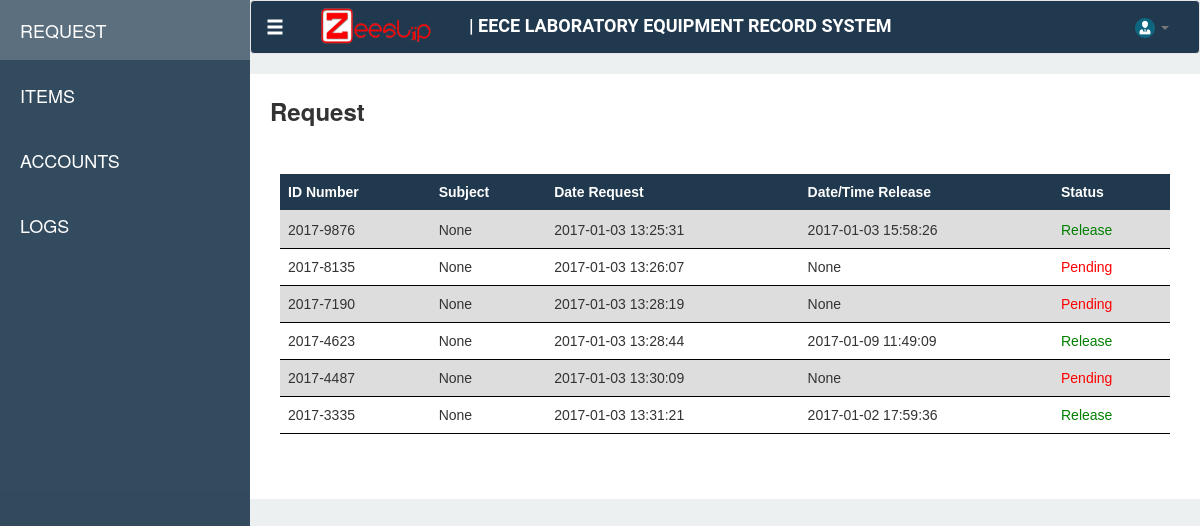
/dashboard/request, run on an earlier commit of the app's database.
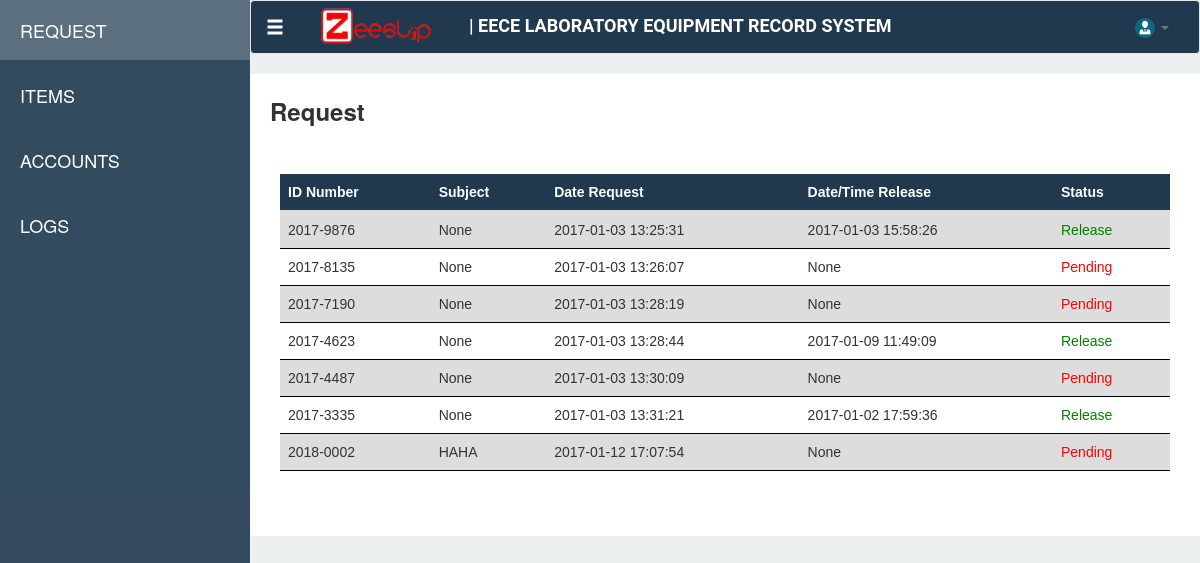
And on a later commit of the database.
### tables this page shows
CREATE TABLE "Request" ("requestId" INTEGER PRIMARY KEY  NOT NULL ,"idNumber" VARCHAR,"name" VARCHAR,"subject" VARCHAR,"requestDate" DATETIME DEFAULT (datetime(CURRENT_TIMESTAMP,'localtime')) );

### app.py (the view)
    @app.route('/dashboard/request')
    def request():
        con = sqlite3.connect("ZeeSlipv2.sqlite")
        con.row_factory = sqlite3.Row
        cur = con.cursor()
        cur.execute("SELECT Request.requestId, Request.idNumber, Request.name, Request.subject, Request.requestDate, itemId, itemCode, itemName, itemDescription, itemQuantity, itemAvailable, issueDate, returnDate FROM (SELECT BorrowedItem.itemId,itemCode,itemName,itemDescription,BorrowedItem.itemQuantity, COALESCE((Item.itemQuantity - (SELECT SUM(BorrowedItem.itemQuantity) FROM BorrowedItem WHERE Item.itemId = BorrowedItem.itemId AND requestId IN (SELECT BorrowedItem.requestId FROM BorrowedItem WHERE BorrowedItem.issueDate IS NOT NULL AND returnDate IS NULL AND Item.itemId = BorrowedItem.itemId))),Item.itemQuantity) as itemAvailable, BorrowedItem.issueDate,BorrowedItem.returnDate,BorrowedItem.requestId as request FROM BorrowedItem,Item WHERE BorrowedItem.itemId = Item.itemId) LEFT JOIN Request ON request = Request.requestId WHERE requestID IS NOT NULL AND returnDate IS NULL GROUP BY requestId")
        rows = cur.fetchall()
        return render_template('modules/request.html', req = rows)

### templates/modules/request.html (shortened to what this page needs)
{% extends "dashboard.html" %}
{% block request %}
<link type="text/css" href="{{ url_for('static', filename='css/styles.css') }}" rel="stylesheet">
<div class="request-page-def">
    <div class="row">
        <div class="col-md-2"><span class="request-text"> Request </span></div>
    </div>
    <br>
    <div  class="row" style="padding: 25px" >
    <div  class="table-responsive">
        <table class="table" id="listRequest" style="cursor: pointer">
        <thead>
            <tr>
                <th>ID Number</th>
                <th>Subject</th>
                <th>Date Request</th>
                <th>Date/Time Release</th>
                <th>Status</th>
            </tr>
            </thead>
        <tbody>
            {% for r in req %}
            <tr data-toggle="modal" data-target="#inModal" onclick="getReq({{ r[0] }})">
                <td>{{ r[1] }}</td>
                <td>{{ r[3] }}</td>
                <td>{{ r[4] }}</td>
                <td>{{ r[11] }}</td>
                {% if r[11] == None %}
                <td style="color: red">Pending</td>
                {% else %}
                <td style="color: green">Release</td>
                {% endif %}
            </tr>
            {% endfor %}
            </tbody>
        </table>
        </div>
    </div>
</div>
</div>
{% endblock %}

### templates/dashboard.html (shortened to what this page needs)
<!DOCTYPE html>
<html lang="en" xmlns="http://www.w3.org/1999/html">
<head>
    <link rel="stylesheet" href="../static/bootstrap-3.3.5/css/bootstrap.min.css">
    <link type="text/css" href="{{ url_for('static', filename='css/dash.css') }}" rel="stylesheet"/>
    <link type="text/css" href="{{ url_for('static', filename='css/plugin/hover.css') }}" rel="stylesheet"/>
    <link type="text/css" href="{{ url_for('static', filename='css/plugin/simple-sidebar.css') }}" rel="stylesheet">
    <link type="text/css" href="{{ url_for('static', filename='font-awesome-4.4.0/css/font-awesome.min.css') }}" rel="stylesheet">
    <link rel="stylesheet" type="text/css" href="https://cdn.datatables.net/v/dt/dt-1.10.13/datatables.min.css"/>
</head>
<body>
<div>
        <div id="wrapper">
        <div id="sidebar-wrapper">
            <ul class="sidebar-nav">
                <br>
                <li class="active sidebar-brand">
                   <a href="/dashboard/request">REQUEST</a>
                </li>
                <li class="sidebar-brand">
                    <a href="/dashboard/items">ITEMS</a>
                </li>
                <li class="sidebar-brand">
                    <a href="/dashboard/account">ACCOUNTS</a>
                </li>
                <li class="sidebar-brand">
                    <a href="/dashboard/logs">LOGS</a>
                </li>
            </ul>
        </div>
            <div id="header">
<nav class="navbar navbar-default nav1" style="color: #000000">
  <div class="container-fluid">
    <div class="navbar-header">
      <a class="navbar-brand glyphicon glyphicon-menu-hamburger" href="#menu-toggle" id="menu-toggle" style="color: #ffffff"></a>
      <ul class="nav navbar-nav">
        <img src="../static/img/zeeslip-banner.png" class="nav1-img">
      </ul>
      <div id="titleB" class="navbar-left nav1-text">
          | EECE LABORATORY EQUIPMENT RECORD SYSTEM
      </div>
    </div>
    <div class="collapse navbar-collapse" id="bs-example-navbar-collapse-1">
      <ul class="nav navbar-nav navbar-right">
        <li>
        <li class="dropdown">
          <a href="#" class="dropdown-toggle" data-toggle="dropdown" role="button" aria-haspopup="true" aria-expanded="false"><img src="../static/img/business-person-icon.png" height="20px" width="20px"> <span class="caret"></span></a>
        </li>
      </ul>
    </div>
  </div>
</nav>
</div>
        {% block request %}
         {%endblock %}
</div>
</body>
</html>

### static/css/dash.css (style rules this page uses)
body { background-color: #ecf0f1; }
.nav1 { background-color: #20394e; color: #ffffff; }
.nav1-img { margin-left: 20px; margin-top: 5px; height: 40px; width: 120px; margin-right: 30px; }
.nav1-text { margin-top: 12px; font-weight: bold; color: #ffffff; font-size: 18px; font-family: Roboto; }
.request-page-def { padding: 20px; background-color: #ffffff; }
.request-text { font-size: 24px; font-weight: bold; }
table { font-family: arial, sans-serif; border-collapse: collapse; width: 100%; }
th { background-color: #20394e; color: white; }
td, th { border-bottom: 1px solid #000000; text-align: left; padding: 8px; }
tr:nth-child(odd) { background-color: #dddddd; }

### static/css/styles.css (style rules this page uses)
td { cursor: pointer; }

What changed in the data, as far as the page shows it:
added Request: idNumber "2018-0002", subject "HAHA", requestDate "2017-01-12 17:07:54", r "None", shows "Pending"
